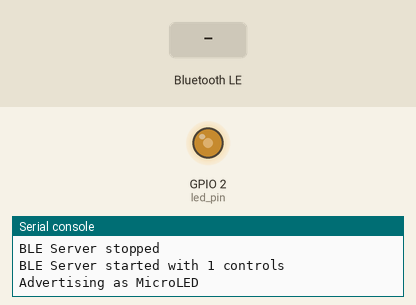
The program below on a simulated ESP32 board running MicroPython. Parts: output pins drawn as LEDs (lit = HIGH), the last lines printed to the serial console. The inputs (shaded band) are chosen by the test bench. Nothing arrives over Bluetooth unless stated; library files of the repository ran but are not shown: 1 file(s).

Above: at 1.2 s.
1.3 s: "1" written over Bluetooth
At 2.3 s:
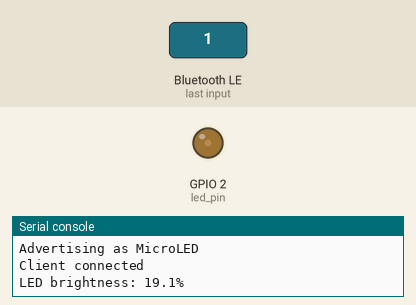
2.8 s: "0" written over Bluetooth
At 3.4 s:
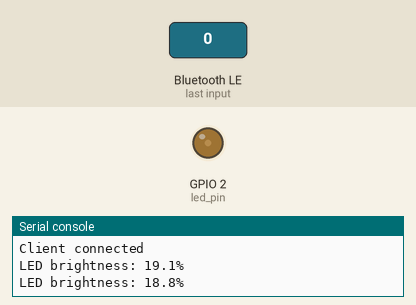
Timing chart, 0 to 5.8 s (numbered marks = the images above; inputs shaded):
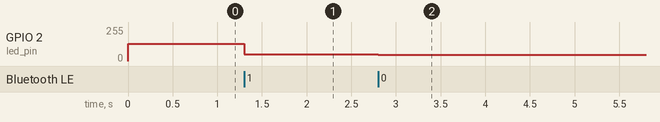

The program:

main.py
```python
from machine import Pin, PWM
import ble_server as bs

# Example usage:
led_pin = Pin(2, Pin.OUT)  # GPIO2 is the built-in LED
pwm_led = PWM(led_pin)     # Create PWM object
pwm_led.freq(1000)         # Set frequency to 1kHz

def set_led(value):
    # Convert 0-255 to 0.0-1.0, then to 0-1023 (ESP32 PWM range)
    brightness = bs.to_norm(value)  # 0.0-1.0
    duty = int(brightness * 1023)   # ESP32 PWM is 10-bit (0-1023)
    pwm_led.duty(duty)
    print(f'LED brightness: {brightness:.1%}')

# Add the callback with a specific control ID
bs.control_callbacks[0] = set_led  # LED control will always be ID 0

# Start the server
bs.start()
```

ble_server.py
```python
import machine
import bluetooth
from micropython import const

# Global BLE setup
DEVICE_NAME = "MicroLED"
_ble = bluetooth.BLE()
_ble.active(True)

# Global state
control_callbacks = {}  # Dictionary mapping control IDs to callback functions
_connections = set()    # Set of connected devices
_handles = {}           # Dictionary mapping control IDs to characteristic handles

def _ble_irq(event, data):
    """Handle BLE events through interrupts"""
    if event == 1:  # _IRQ_CENTRAL_CONNECT
        conn_handle, _, _ = data
        _connections.add(conn_handle)
        print('Client connected')

    elif event == 2:  # _IRQ_CENTRAL_DISCONNECT
        conn_handle, _, _ = data
        _connections.remove(conn_handle)
        print('Client disconnected')
        _advertise()

    elif event == 3:  # _IRQ_GATTS_WRITE
        conn_handle, value_handle = data
        if conn_handle in _connections:
            # Find which control ID this handle belongs to
            for control_id, handle in _handles.items():
                if handle == value_handle:
                    payload = _ble.gatts_read(value_handle)
                    if payload and control_id in control_callbacks:
                        # Call the corresponding callback with the integer value
                        control_callbacks[control_id](payload[0])
                    break

def _advertise(interval_us=100000):
    """Start advertising the BLE service"""
    adv_data = bytearray([
        0x02, 0x01, 0x06,  # General discoverable mode
        0x09, 0x09]) + DEVICE_NAME.encode()
    _ble.gap_advertise(interval_us, adv_data)

def stop():
    """Stop the BLE server and clean up"""
    # Stop advertising
    _ble.gap_advertise(None)

    # Remove IRQ handler
    _ble.irq(None)

    # Disconnect any active connections
    for conn_handle in _connections.copy():  # Use copy since we're modifying the set
        _ble.gap_disconnect(conn_handle)
        _connections.remove(conn_handle)

    print("BLE Server stopped")

def start():
    """Initialize and start the BLE server"""
    global _handles

    # Ensure clean state
    stop()

    if not control_callbacks:
        raise ValueError("No callbacks defined!")

    _ble.config(gap_name=DEVICE_NAME)

    # Create characteristics for each callback
    characteristics = []
    control_ids = sorted(control_callbacks.keys())  # Sort for consistent ordering

    for control_id in control_ids:
        uuid = bluetooth.UUID('12345678-1234-5678-1234-56789abcdef' + hex(control_id)[2:])
        characteristics.append(
            (uuid, bluetooth.FLAG_READ | bluetooth.FLAG_WRITE | bluetooth.FLAG_NOTIFY)
        )

    # Register all characteristics under one service
    service_handles = _ble.gatts_register_services(((
        bluetooth.UUID('12345678-1234-5678-1234-56789abcdef0'),  # Service UUID
        tuple(characteristics),
    ),))

    # Map control IDs to their handles and initialize to 0
    _handles.clear()
    for i, control_id in enumerate(control_ids):
        handle = service_handles[0][i]
        _handles[control_id] = handle
        _ble.gatts_write(handle, bytes([0]))

    # Set up event handler and start advertising
    _ble.irq(_ble_irq)
    _advertise()

    print(f"BLE Server started with {len(control_callbacks)} controls")
    print(f"Advertising as {DEVICE_NAME}")

# Conversion helpers
def to_norm(value):
    """Convert 0-255 to 0.0-1.0 float"""
    return value / 256.0

def to_bipolar(value):
    """Convert 0-255 to -1.0-1.0 float"""
    return (value - 128) / 128.0

def to_range(value, out_min, out_max):
    """Convert 0-255 to custom float range"""
    return (value * (out_max - out_min) / 255.0) + out_min

def to_char(value):
    """Convert to ASCII character"""
    return chr(value)
```

Measured:
- after the input at 1.3 s, GPIO 2 (led_pin): 128/255 → 49/255 at once
- after the input at 2.8 s, GPIO 2 (led_pin): 49/255 → 48/255 at once
